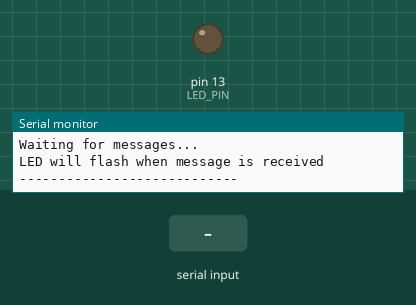
Recording of a sketch running on a simulated Arduino Uno, built with avr-gcc and run on an emulated ATmega328P. Shown: output pins drawn as LEDs (lit = HIGH), the last lines printed to the serial monitor. Dashed ring = blinking. The test bench sets the inputs (shaded band).

Above: at 1.2 s.
1.3 s: "1\n" received over Serial
At 1.37 s:
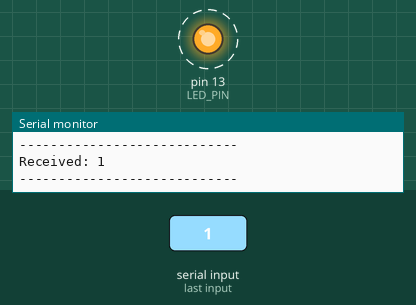
4.3 s: "0\n" received over Serial
At 4.67 s:
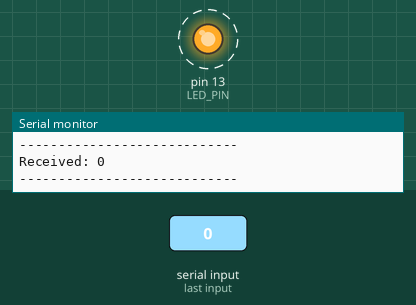
7.3 s: "2\n" received over Serial
At 11.2 s:
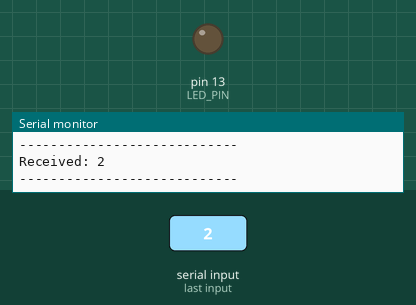
Timing chart, 0 to 12.7 s (numbered marks = the images above; inputs shaded):
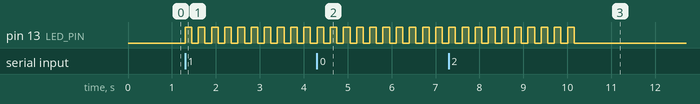

The sketch:

arduino_receiver_with_led.ino
```cpp
/*
  Quick Start Guide - Arduino Receiver with LED Indicator
  Serial Communication with Visual Feedback

  This sketch receives text messages from the Raspberry Pi via serial
  communication and provides both visual (LED) and text confirmation.

  Hardware Required:
  - Arduino Uno R3
  - USB cable connected to Raspberry Pi
  - Built-in LED (pin 13) - no external components needed

  Features:
  - Receives messages from Raspberry Pi
  - Flashes onboard LED 3 times when message received
  - Sends confirmation back to Python
  - Displays messages in Serial Monitor (optional)

  Instructions:
  1. Upload this sketch to your Arduino
  2. Run the Python script on Raspberry Pi
  3. Watch for LED flashing - confirms message received!
  4. Check Python output for Arduino's response

  Created: November 2025
  For: Quick Start Guide - Raspberry Pi & Arduino Communication
*/

// LED pin (built-in LED on Arduino Uno)
const int LED_PIN = LED_BUILTIN;

void setup() {
  // Initialize serial communication at 9600 bits per second
  Serial.begin(9600);

  // Initialize LED pin
  pinMode(LED_PIN, OUTPUT);
  digitalWrite(LED_PIN, LOW);

  // Send a ready message
  Serial.println("Arduino ready to receive!");
  Serial.println("Waiting for messages...");
  Serial.println("LED will flash when message is received");
  Serial.println("----------------------------");
}

void loop() {
  // Check if data has arrived
  if (Serial.available() > 0) {

    // Read the incoming message until newline character
    String message = Serial.readStringUntil('\n');

    // Display the received message
    Serial.print("Received: ");
    Serial.println(message);
    Serial.println("----------------------------");

    // Flash LED to indicate message received
    flashLED(10);
  }
}

// Function to flash the LED a specified number of times
void flashLED(int times) {
  for (int i = 0; i < times; i++) {
    digitalWrite(LED_PIN, HIGH);  // Turn LED on
    delay(150);                    // Wait 150ms
    digitalWrite(LED_PIN, LOW);   // Turn LED off
    delay(150);                    // Wait 150ms
  }
}
```

Measured:
- after the input at 1.3 s, pin 13 (LED_PIN): alternates HIGH for 0.15 s and LOW for 0.15 s, starting at once
- after the input at 4.3 s, pin 13 (LED_PIN): alternates HIGH for 0.15 s and LOW for 0.15 s, starting at once
- after the input at 7.3 s, pin 13 (LED_PIN): alternates HIGH for 0.15 s and LOW for 0.15 s, 20 changes in all, then stays LOW, starting at once
